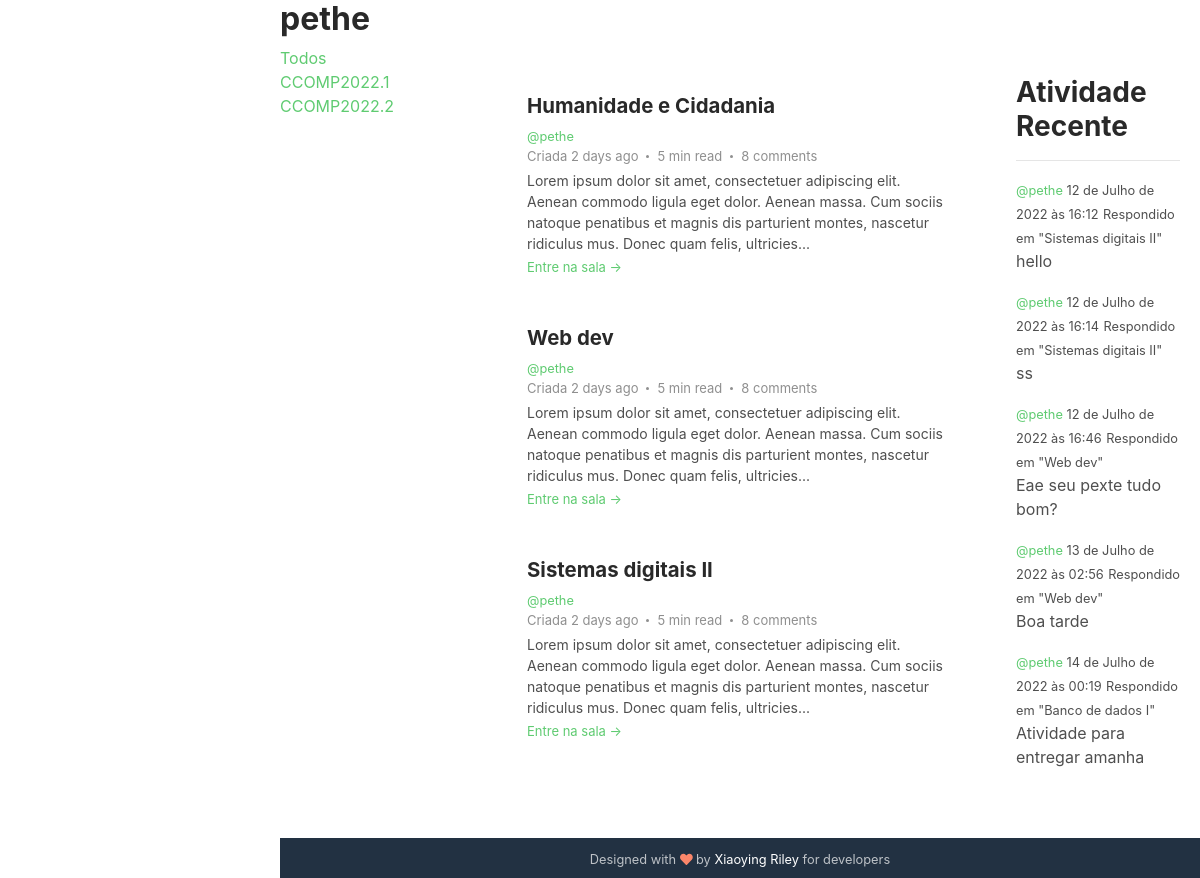
Before: /profile/1 with the older database file.
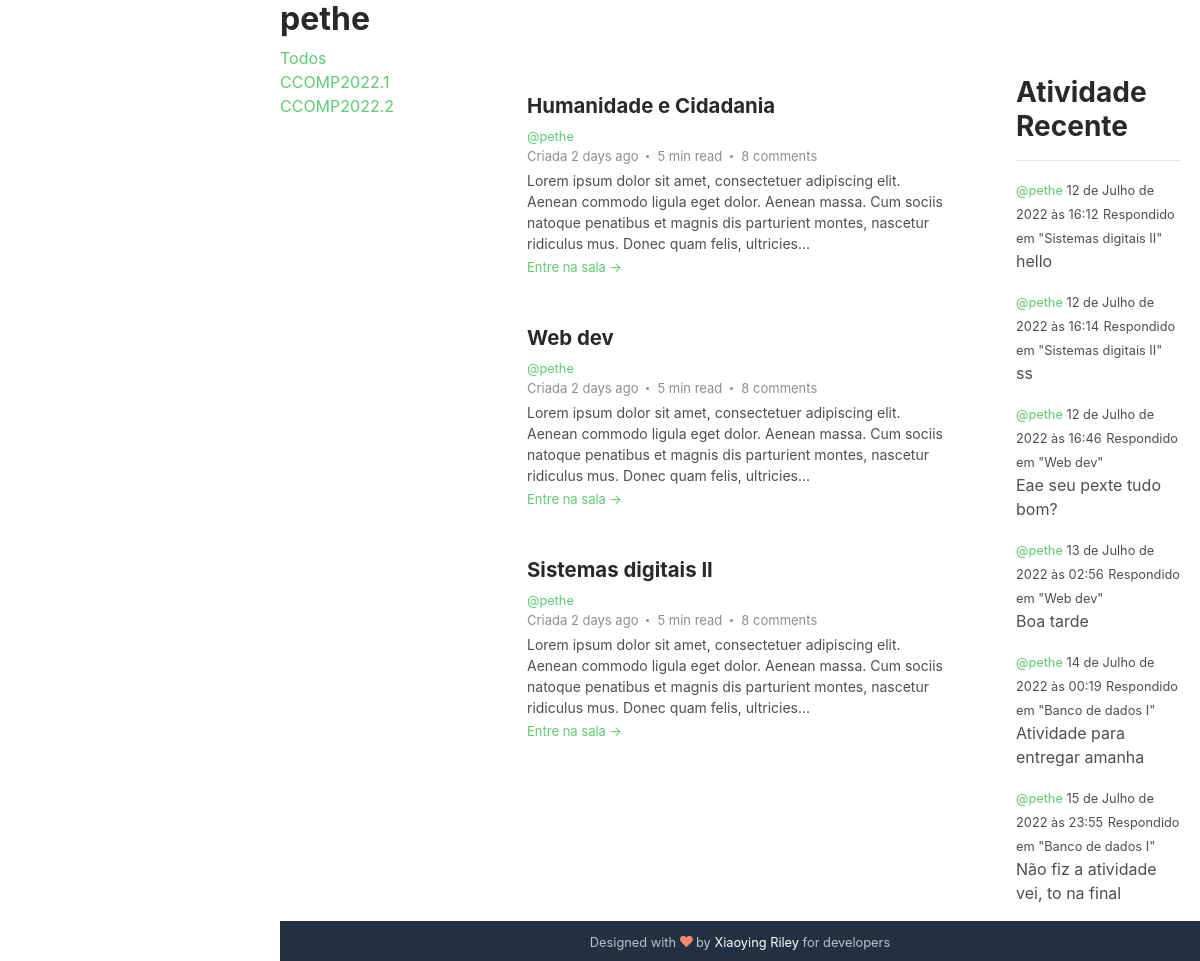
After: the same page with the newer database file.
### base/models.py (models this page shows, shortened)
class Classe(models.Model):
    name = models.CharField(max_length=200)
    def __str__(self):
        return self.name

class Room(models.Model):
    host = models.ForeignKey(User, on_delete=models.SET_NULL, null=True)
    classe = models.ForeignKey(Classe, on_delete=models.SET_NULL, null=True)
    name = models.CharField(max_length=200)
    desc = models.TextField(null=True, blank=True)
    participants = models.ManyToManyField(
        User, related_name='participants', blank=True)
    updated = models.DateTimeField(auto_now=True)
    created = models.DateTimeField(auto_now_add=True)
    class Meta:
        ordering = ['-updated', '-created']
    def __str__(self):
        return self.name

class Message(models.Model):
    user = models.ForeignKey(User, on_delete=models.CASCADE)
    room = models.ForeignKey(Room, on_delete=models.CASCADE)
    body = models.TextField()
    update = models.DateTimeField(auto_now=True)
    created = models.DateTimeField(auto_now_add=True)

### base/views.py (the view)
# urls.py: path('profile/<str:pk>', views.userProfile, name="user-profile"),
def userProfile(request, pk):
    user = User.objects.get(id=pk)
    rooms = user.room_set.all()
    room_messages = user.message_set.all()
    classes = Classe.objects.all()
    context = {'user': user, 'rooms': rooms,
               'room_messages': room_messages, 'classes': classes}
    return render(request, 'base/profile.html', context)

### base/templates/base/profile.html (shortened to what this page needs)
{% extends 'main.html' %}
{% block content%}
    <h2>{{user}}</h2>
    <div class="profile-container">
        <div>
            {% include 'base/classes_component.html' %}
        </div>
        <div>
            {% include 'base/feed_component.html' %}
        </div>
        <div>
            {% include 'base/activity_component.html' %}
        </div>
    </div>
{% endblock content %}

### base/templates/base/classes_component.html
<a href="{% url 'home' %}">Todos</a>
{% for classe in classes %}
    <div>
        <a href="{% url 'home' %}?q={{classe.name}}">{{classe.name}}</a>
    </div>
{% endfor %}

### base/templates/base/feed_component.html (shortened to what this page needs)
{% load static %}
<section class="blog-list px-3 py-5 p-md-5">
    <div class="container">
        {% for room in rooms %}
            <div class="item mb-5">
                <div class="media">
                    <div class="media-body">
                        <h3 class="title mb-1"><a href="{% url 'room' room.id%}">{{room.name}}</a></h3>
                        <small><a href="{% url 'user-profile' room.host.id %}">@{{room.host.username}}</a></small>
                        <div class="meta mb-1"><span class="date">Criada 2 days ago</span><span class="time">5 min read</span><span class="comment"><a href="#">8 comments</a></span></div>
                        <div class="intro">Lorem ipsum dolor sit amet, consectetuer adipiscing elit. Aenean commodo ligula eget dolor. Aenean massa. Cum sociis natoque penatibus et magnis dis parturient montes, nascetur ridiculus mus. Donec quam felis, ultricies...</div>
                        <a class="more-link" href="{% url 'room' room.id%}">Entre na sala &rarr;</a>
                    </div>
                </div>
            </div>
        {% endfor %}
    </div>
</section>

### base/templates/base/activity_component.html (shortened to what this page needs)
<div class="recent-container">
    <h3>Atividade Recente</h3>
    <hr>
    {% for message in room_messages %}
        <div>
            <small><a href="{% url 'user-profile' message.user.id%}">@{{message.user}}  </a> {{message.created}}</small>
            <small>Respondido em "{{message.room}}"</small>
            <p>{{message.body}}</p>
        </div>
    {% endfor %}
</div>

Changed rows visible on the page:
added Message: user "pethe", created "15 de Julho de 2022 às 23:55", room "Banco de dados I", body "Não fiz a atividade vei, to na final"
